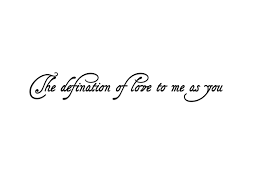
#> input picture temel_islemler/1.png, 259 x 194 px
$ python shi_tomasi_kenar_bulma.py
#> lines starting #> are read from the running program, lines starting #| are printed output that depends on the picture; after the words box and inside, x2 and y2 are one past the last pixel; in counts of white or black regions, pixels touching at a corner belong together
import cv2
import numpy as np

img = cv2.imread("1.png")
#> img is the input picture: shape (194, 259, 3); min 0, max 255, mean 251.1
img1 = cv2.imread("2.jfif")
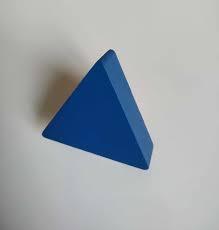
#> input picture temel_islemler/2.jfif, 219 x 230 px
#> img1 is the input picture: shape (230, 219, 3); mean B, G, R 172, 166.1, 159.3

gray = cv2.cvtColor(img1, cv2.COLOR_BGR2GRAY)
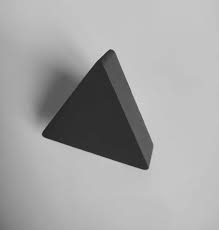
#> gray: shape (230, 219); min 21, max 221, mean 164.7
gray = np.float32(gray)

corners = cv2.goodFeaturesToTrack(gray, 100, 0.01, 10)  # 100 olan bulunacak köşe sayısı
#> corners = 27 rows, first 8: [147, 168], [110, 49], [42, 134], [83, 75], [100, 61], [46, 123], [153, 144], [140, 120]

corners = np.int0(corners)

for corner in corners:
    x, y = corner.ravel()
    cv2.circle(img1, (x, y), 3, (0, 0, 255), thickness=-1)
#> this loop made 27 passes
#> (x, y) on passes 1 to 12: (147, 168), (110, 49), (42, 134), (83, 75), (100, 61), (46, 123), (153, 144), (140, 120), (129, 88), (132, 166), (150, 133), (104, 157)
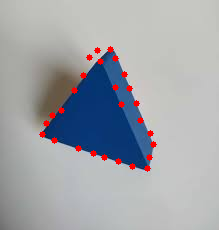
#> img1: shape (230, 219, 3); 1.55% of pixels changed, all inside (x1, y1, x2, y2) = (39, 46, 157, 172)

cv2.imshow("Corner", img1)

cv2.waitKey(0)
cv2.destroyAllWindows()
